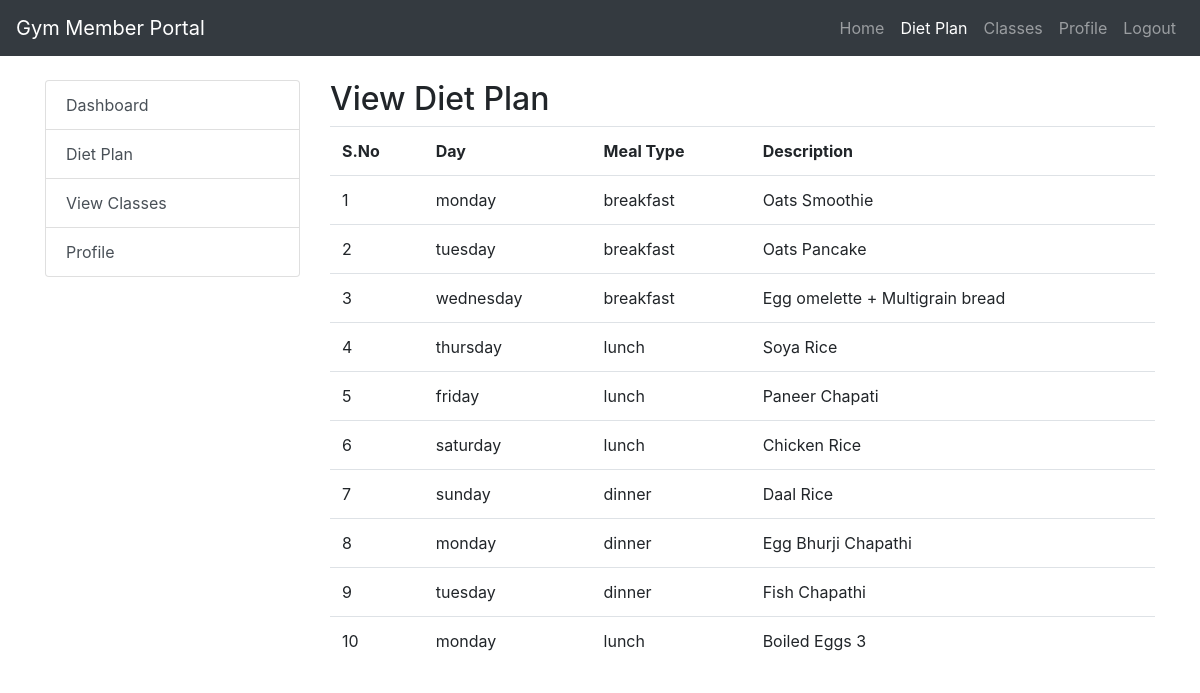
/memberviewdietplan.php (signed in), run on the app's committed database.
### tables this page shows
CREATE TABLE `diet_plan` (
  `diet_plan_id` int(11) NOT NULL,
  `description` varchar(255) DEFAULT NULL,
  `meal_type` varchar(255) DEFAULT NULL,
  `instructor_id` int(11) DEFAULT NULL,
  `member_id` int(11) DEFAULT NULL,
  `day` varchar(100) NOT NULL
);

### memberviewdietplan.php (the view, shortened to what this page needs)
<?php
$userid=$_SESSION['userid'];
?>
<!DOCTYPE html>
<html lang="en">
<head>
    <link rel="stylesheet" href="https://maxcdn.bootstrapcdn.com/bootstrap/4.0.0/css/bootstrap.min.css">
</head>
<body>
<nav class="navbar navbar-expand-lg navbar-dark bg-dark">
    <a class="navbar-brand" href="#">Gym Member Portal</a>
    <div class="collapse navbar-collapse" id="navbarNav">
        <ul class="navbar-nav ml-auto">
            <li class="nav-item">
                <a class="nav-link" href="user.php">Home</a>
            </li>
            <li class="nav-item active">
                <a class="nav-link" href="memberviewdietplan.php">Diet Plan</a>
            </li>
            <li class="nav-item">
                <a class="nav-link" href="classes.php">Classes</a>
            </li>
            <li class="nav-item">
                <a class="nav-link" href="profile.php">Profile</a>
            </li>
            <li class="nav-item">
                <a class="nav-link" href="logout.php">Logout</a>
            </li>
        </ul>
    </div>
</nav>
<div class="container mt-4">
    <div class="row">
        <div class="col-md-3">
            <div class="list-group">
            <a href="user.php" class="list-group-item list-group-item-action">Dashboard</a>
                <a href="memberviewdietplan.php" class="list-group-item list-group-item-action">Diet Plan</a>
                <a href="classes.php" class="list-group-item list-group-item-action">View Classes</a>
                <a href="profile.php" class="list-group-item list-group-item-action">Profile</a>
            </div>
        </div>
        <div class="col-md-9">
            <div id="dashboardContent">
                <h2>View Diet Plan</h2>
                <?php
$con = mysqli_connect("localhost:3307","root","","gym_management_system");
$var=mysqli_query($con,"select * from diet_plan where member_id=$userid");
echo "<table class='table'>";
echo "<tr>
<th>S.No</th>
<th>Day</th>
<th>Meal Type</th>
<th>Description</th>
</tr>";
if(mysqli_num_rows($var)>0){
    $i=1;
    while($arr=mysqli_fetch_row($var))
    { echo "<tr>
    <td>$i</td>
    <td>$arr[5]</td>
    <td>$arr[2]</td>
    <td>$arr[1]</td>
    </tr>";
$i+=1;
}
    echo "</table>";
}
?>
            </div>
        </div>
    </div>
</div>
</body>
</html>

### data on the page
diet_plan: day "monday", meal_type "breakfast", description "Oats Smoothie"
diet_plan: day "tuesday", meal_type "breakfast", description "Oats Pancake"
diet_plan: day "wednesday", meal_type "breakfast", description "Egg omelette + Multigrain bread"
diet_plan: day "thursday", meal_type "lunch", description "Soya Rice"
diet_plan: day "friday", meal_type "lunch", description "Paneer Chapati"
diet_plan: day "saturday", meal_type "lunch", description "Chicken Rice"
diet_plan: day "sunday", meal_type "dinner", description "Daal Rice"
diet_plan: day "monday", meal_type "dinner", description "Egg Bhurji Chapathi"
diet_plan: day "tuesday", meal_type "dinner", description "Fish Chapathi"
diet_plan: day "monday", meal_type "lunch", description "Boiled Eggs 3"
